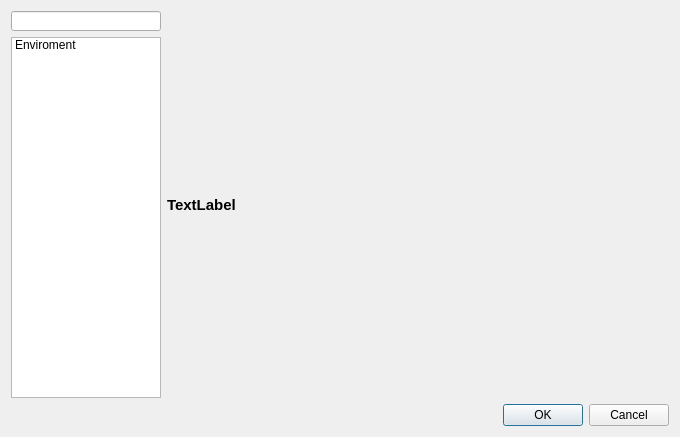
<?xml version="1.0" encoding="UTF-8"?>
<ui version="4.0">
 <class>OptionsDialog</class>
 <widget class="QDialog" name="OptionsDialog">
  <property name="geometry">
   <rect>
    <x>0</x>
    <y>0</y>
    <width>680</width>
    <height>437</height>
   </rect>
  </property>
  <property name="maximumSize">
   <size>
    <width>680</width>
    <height>437</height>
   </size>
  </property>
  <property name="windowTitle">
   <string>Dialog</string>
  </property>
  <layout class="QFormLayout" name="formLayout">
   <item row="0" column="0">
    <layout class="QHBoxLayout" name="horizontalLayout">
     <property name="sizeConstraint">
      <enum>QLayout::SetFixedSize</enum>
     </property>
     <property name="bottomMargin">
      <number>0</number>
     </property>
     <item>
      <layout class="QVBoxLayout" name="verticalLayout">
       <property name="spacing">
        <number>6</number>
       </property>
       <property name="sizeConstraint">
        <enum>QLayout::SetMinAndMaxSize</enum>
       </property>
       <item>
        <widget class="QLineEdit" name="lineEdit">
         <property name="minimumSize">
          <size>
           <width>150</width>
           <height>20</height>
          </size>
         </property>
         <property name="maximumSize">
          <size>
           <width>150</width>
           <height>20</height>
          </size>
         </property>
        </widget>
       </item>
       <item>
        <widget class="QListWidget" name="listWidget">
         <property name="minimumSize">
          <size>
           <width>150</width>
           <height>354</height>
          </size>
         </property>
         <property name="maximumSize">
          <size>
           <width>150</width>
           <height>16777215</height>
          </size>
         </property>
         <item>
          <property name="text">
           <string>Enviroment</string>
          </property>
         </item>
        </widget>
       </item>
      </layout>
     </item>
    </layout>
   </item>
   <item row="2" column="1">
    <widget class="QDialogButtonBox" name="buttonBox">
     <property name="orientation">
      <enum>Qt::Horizontal</enum>
     </property>
     <property name="standardButtons">
      <set>QDialogButtonBox::Cancel|QDialogButtonBox::Ok</set>
     </property>
    </widget>
   </item>
   <item row="0" column="1">
    <layout class="QVBoxLayout" name="verticalLayout_2">
     <property name="leftMargin">
      <number>0</number>
     </property>
     <item>
      <widget class="QLabel" name="labelItemInUse">
       <property name="font">
        <font>
         <pointsize>11</pointsize>
         <weight>75</weight>
         <bold>true</bold>
        </font>
       </property>
       <property name="text">
        <string>TextLabel</string>
       </property>
       <property name="margin">
        <number>10</number>
       </property>
      </widget>
     </item>
    </layout>
   </item>
  </layout>
 </widget>
 <resources/>
 <connections>
  <connection>
   <sender>buttonBox</sender>
   <signal>accepted()</signal>
   <receiver>OptionsDialog</receiver>
   <slot>accept()</slot>
   <hints>
    <hint type="sourcelabel">
     <x>248</x>
     <y>254</y>
    </hint>
    <hint type="destinationlabel">
     <x>157</x>
     <y>274</y>
    </hint>
   </hints>
  </connection>
  <connection>
   <sender>buttonBox</sender>
   <signal>rejected()</signal>
   <receiver>OptionsDialog</receiver>
   <slot>reject()</slot>
   <hints>
    <hint type="sourcelabel">
     <x>316</x>
     <y>260</y>
    </hint>
    <hint type="destinationlabel">
     <x>286</x>
     <y>274</y>
    </hint>
   </hints>
  </connection>
 </connections>
</ui>
